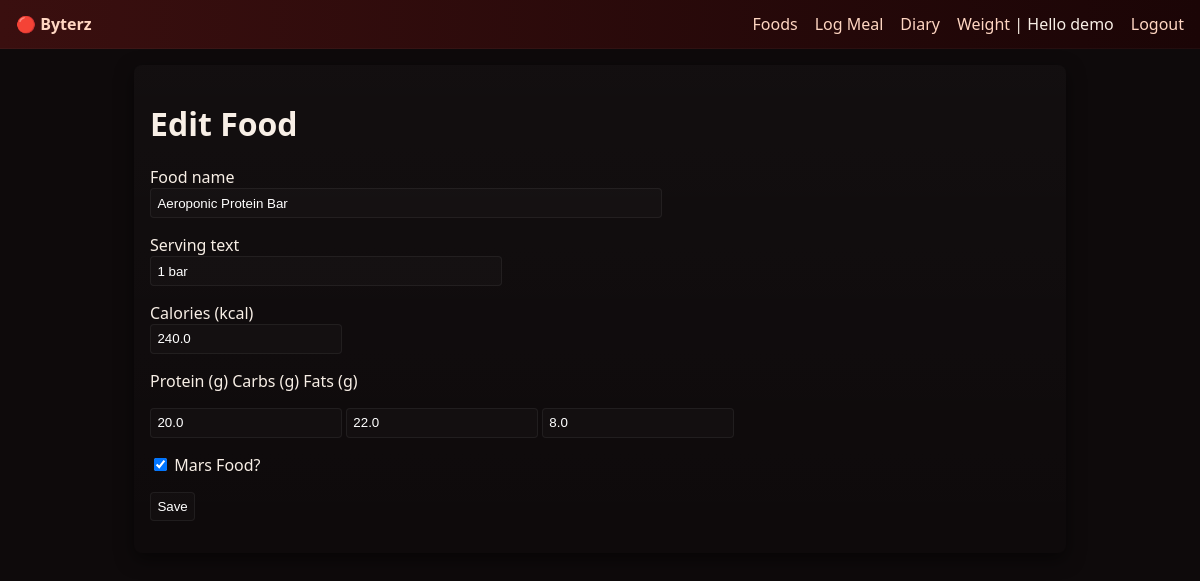
The app's page /foods/5/edit (signed in) with its own data.
### byterz/models.py (models this page shows, shortened)
class User(db.Model, UserMixin):
    id = db.Column(db.Integer, primary_key=True)
    username = db.Column(db.String(80), unique=True, nullable=False)
    password_hash = db.Column(db.String(128), nullable=False)
    created_at = db.Column(db.DateTime, default=datetime.utcnow)
    settings = db.relationship("UserSettings", uselist=False, backref="user")
    weights = db.relationship("WeightEntry", backref="user", lazy=True)
    meals = db.relationship("Meal", backref="user", lazy=True)

class Food(db.Model):
    id = db.Column(db.Integer, primary_key=True)
    name = db.Column(db.String(200), nullable=False)
    is_mars_food = db.Column(db.Boolean, default=False)
    serving_text = db.Column(db.String(80), default="1 serving")
    calories = db.Column(db.Float, nullable=False)  # Earth kcal per serving
    protein_g = db.Column(db.Float, default=0.0)
    carbs_g = db.Column(db.Float, default=0.0)
    fats_g = db.Column(db.Float, default=0.0)
    created_by = db.Column(db.Integer, db.ForeignKey("user.id"), nullable=True)

### byterz/views.py (the view, shortened to what this page needs)
@main_bp.route("/foods/<int:food_id>/edit", methods=["GET","POST"])
@login_required
def food_edit(food_id):
    f = Food.query.get_or_404(food_id)
    form = FoodForm(obj=f)
    return render_template("food_edit.html", form=form, new=False, food=f)

### byterz/forms.py
class FoodForm(FlaskForm):
    name = StringField("Food name", validators=[DataRequired(), Length(max=200)])
    serving_text = StringField("Serving text", validators=[Optional(), Length(max=80)])
    calories = FloatField("Calories (kcal)", validators=[DataRequired(), NumberRange(min=0)])
    protein_g = FloatField("Protein (g)", validators=[Optional()])
    carbs_g = FloatField("Carbs (g)", validators=[Optional()])
    fats_g = FloatField("Fats (g)", validators=[Optional()])
    is_mars_food = BooleanField("Mars Food?")
    submit = SubmitField("Save")

### byterz/auth.py (called while the page is built)
@login_manager.user_loader
def load_user(user_id):
    return User.query.get(int(user_id))

### byterz/template/food_edit.html (shortened to what this page needs)
{% extends "base.html" %}
{% block content %}
  <h1>{{ "New Food" if new else "Edit Food" }}</h1>
  <form method="post">
    <p>{{ form.name.label }}<br>{{ form.name(size=60) }}</p>
    <p>{{ form.serving_text.label }}<br>{{ form.serving_text(size=40) }}</p>
    <p>{{ form.calories.label }}<br>{{ form.calories(step="0.1") }}</p>
    <p>{{ form.protein_g.label }} {{ form.carbs_g.label }} {{ form.fats_g.label }}</p>
    <p>{{ form.protein_g() }} {{ form.carbs_g() }} {{ form.fats_g() }}</p>
    <p>{{ form.is_mars_food() }} {{ form.is_mars_food.label }}</p>
    <p>{{ form.submit() }}</p>
  </form>
{% endblock %}

### byterz/template/base.html (shortened to what this page needs)
<!doctype html>
<html lang="en">
<head>
  <link rel="stylesheet" href="{{ url_for('static', filename='style.css') }}">
</head>
<body>
  <header class="site-header">
    <a class="brand" href="{{ url_for('main.index') }}">🔴 Byterz</a>
    <nav>
  {% if current_user.is_authenticated %}
    <a href="{{ url_for('main.foods') }}">Foods</a>
    <a href="{{ url_for('main.meal_log') }}">Log Meal</a>
    <a href="{{ url_for('main.diary') }}">Diary</a>
    <a href="{{ url_for('main.weight') }}">Weight</a>
    <span class="muted">|</span>
    <span>Hello {{ current_user.username }}</span>
    <a href="{{ url_for('auth.logout') }}">Logout</a>
  {% else %}
    <a href="{{ url_for('auth.login') }}">Login</a>
    <a href="{{ url_for('auth.register') }}">Register</a>
  {% endif %}
</nav>
  </header>
  <main class="container">
    {% block content %}{% endblock %}
  </main>
</body>
</html>

### byterz/static/style.css (style rules this page uses)
body { font-family: system-ui, -apple-system, "Segoe UI", Roboto, "Helvetica Neue", Arial; background: #0e0a0b; color: #f8efe6; margin: 0; }
.site-header { display:flex; justify-content:space-between; align-items:center; padding:0.8rem 1rem; background: linear-gradient(90deg,#3a0f0f,#1b0506); border-bottom: 1px solid rgba(255,255,255,0.03); }
.brand { font-weight:700; color:#ffd6c2; text-decoration:none; }
nav a { color:#ffd6c2; margin-left:0.8rem; text-decoration:none; }
.container { padding:1rem; max-width:900px; margin: 1rem auto; background: linear-gradient(180deg, rgba(255,255,255,0.02), transparent); border-radius:8px; box-shadow: 0 6px 18px rgba(0,0,0,0.5); }
input, select, textarea, button { padding:0.4rem; border-radius:4px; border:1px solid rgba(255,255,255,0.06); background: rgba(255,255,255,0.02); color: #fff; }

### records on screen
User: username "demo"
Food: name "Aeroponic Protein Bar", serving_text "1 bar", calories "240.0", protein_g "20.0", carbs_g "22.0", fats_g "8.0", is_mars_food "☑"

### other values on screen
{{ "New Food" if new else "Edit Food" }} "Edit Food"
